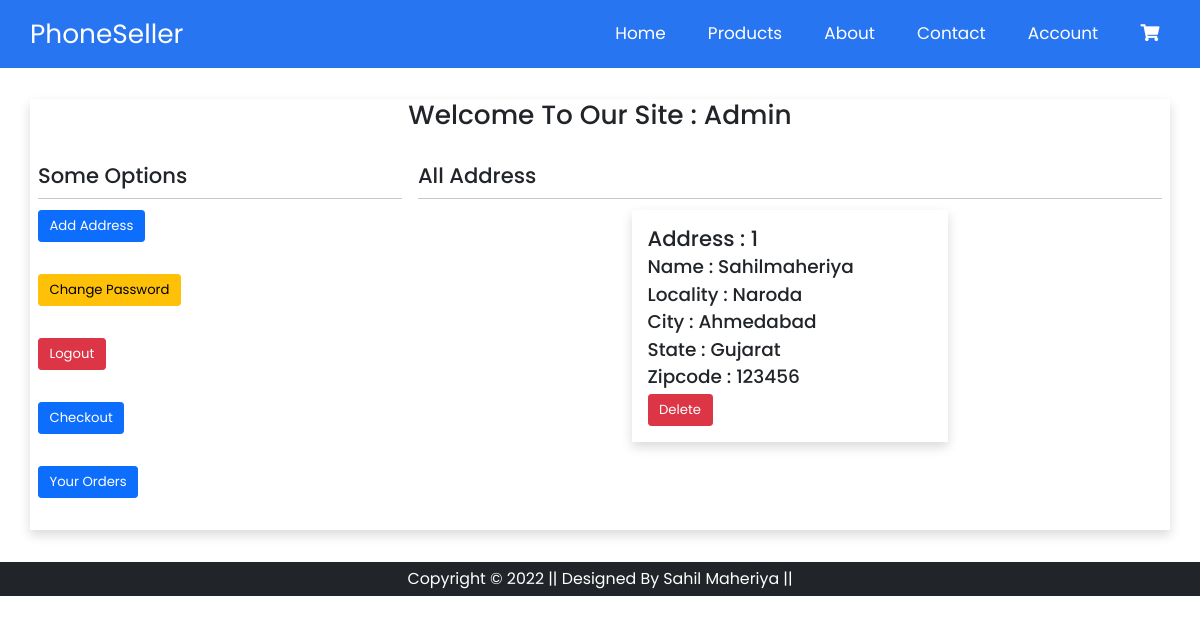
The app's page /account/ (signed in) with its own data.
### home/models.py (models this page shows, shortened)
class Customer(models.Model):
    user = models.ForeignKey(User, on_delete=models.CASCADE)
    name = models.CharField(max_length=122)
    locality = models.CharField(max_length=122)
    city = models.CharField(max_length=122)
    zipcode = models.IntegerField()
    state = models.CharField(max_length=122)

### home/views.py (the view)
# urls.py: path('account/', views.account, name="account"),
@login_required(login_url='/account/login')
def account(request):
    all_addresses = Customer.objects.filter(user = request.user)
    return render(request, 'account.html',{'all_addresses':all_addresses})

### templates/account.html (shortened to what this page needs)
{% extends 'base.html' %}
{% block body %}
<section class="account">
    <div class="container shadow mt-5">
        <h1 class="text-center">Welcome to Our site : {{request.user.username}}</h1>
        <div class="row mt-5">
            <div class="col-sm-4 col-11 mx-auto mb-5">
                <h2>some options</h2>
                <hr>
                <a href="{% url 'add_address' %}" class="btn btn-primary btn-lg">Add Address</a>
                <br>
                <a href="{% url 'change_password' %}" class="btn btn-warning btn-lg my-5">Change Password</a>
                <br>
                <a href="{% url 'logout' %}" class="btn btn-danger btn-lg">Logout</a>
                <br>
                <a href="{% url 'checkout' %}" class="btn btn-primary btn-lg my-5">checkout</a>
                <br>
                <a href="{% url 'orders' %}" class="btn btn-primary btn-lg">your orders</a>
            </div>
            <div class="col-sm-8 col-11 mx-auto all-addresses">
                <h2>All Address</h2>
                <hr>
                <div class="address-container row">
                    {% if all_addresses %}
                        {% for address in all_addresses %}
                        <div class="address-box shadow col-sm-5 col-12 p-4 offset-1 m-auto">
                            <h2 class="mb-2">Address : {{forloop.counter}} </h2>
                            <h3>Name : {{address.name}}</h3>
                            <h3>Locality : {{address.locality}}</h3>
                            <h3>city : {{address.city}}</h3>
                            <h3>state : {{address.state}}</h3>
                            <h3>zipcode : {{address.zipcode}}</h3>
                            <a href="{% url 'del_address' address.id %}" class="btn btn-danger btn-lg">Delete</a>
                        </div>
                        {% endfor %}
                    {% else %}
                        <h1 class='mt-5'>no address found..</h1>
                        <h1>Please add your address</h1>
                    {% endif %}
                </div>
            </div>
        </div>
    </div>
</section>
    {% endblock body %}

### static/css/style.css (style rules this page uses)
:root { --blue:#2875f1; --white:#fff; }
* { margin: 0; padding: 0; box-sizing: border-box; text-transform: capitalize; border: none; outline: none; transition: .3s all linear; font-family: 'Poppins', sans-serif; text-decoration: none; }
html { font-size: 66%; overflow-x: hidden; }

### records on screen
Customer: name "Sahilmaheriya", locality "Naroda", city "Ahmedabad", state "Gujarat", zipcode "123456"

### other values on screen
{{ request.user.username }} "Admin"
